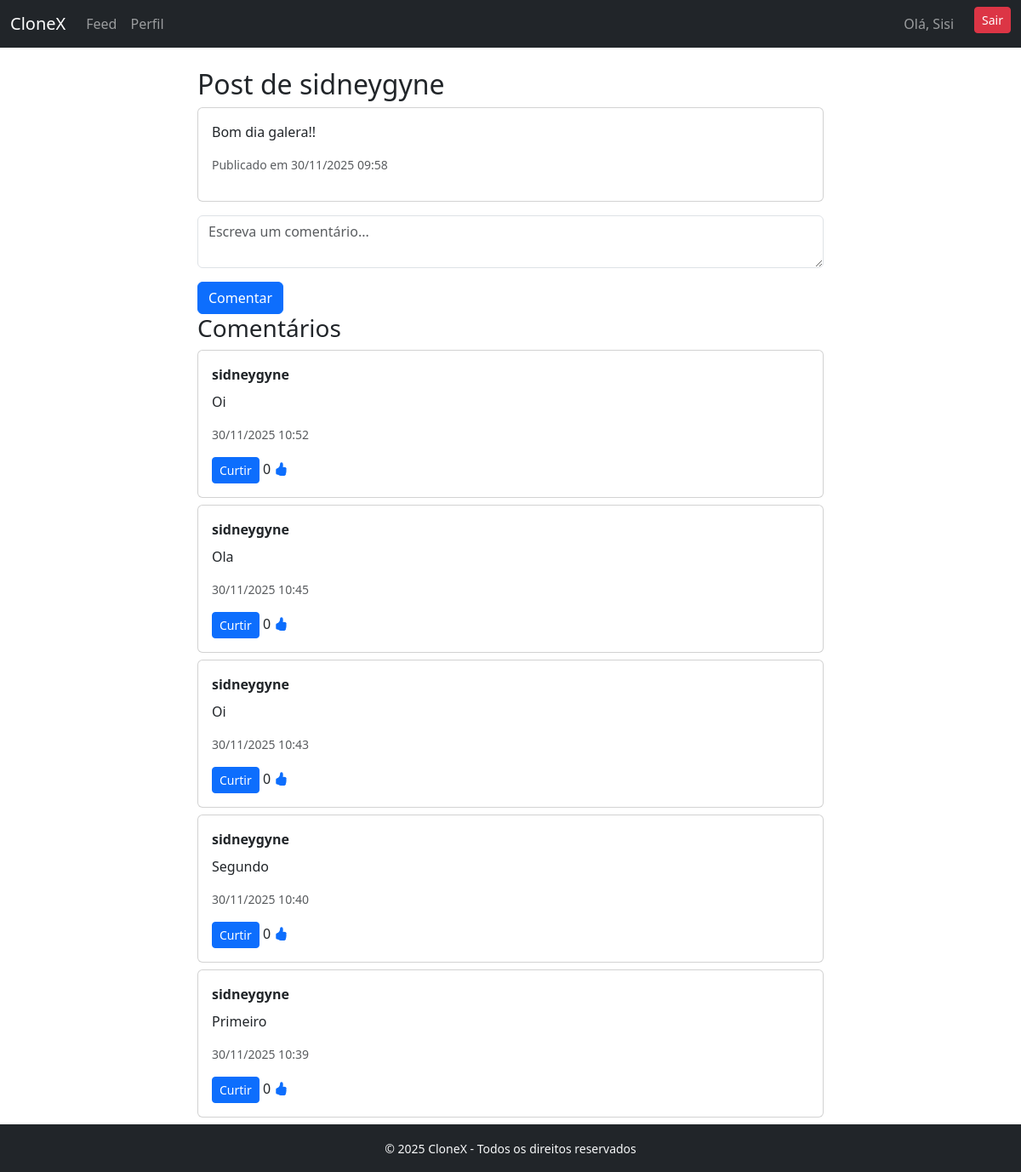
/comments/10/ (signed in), run on an earlier commit of the app's database.
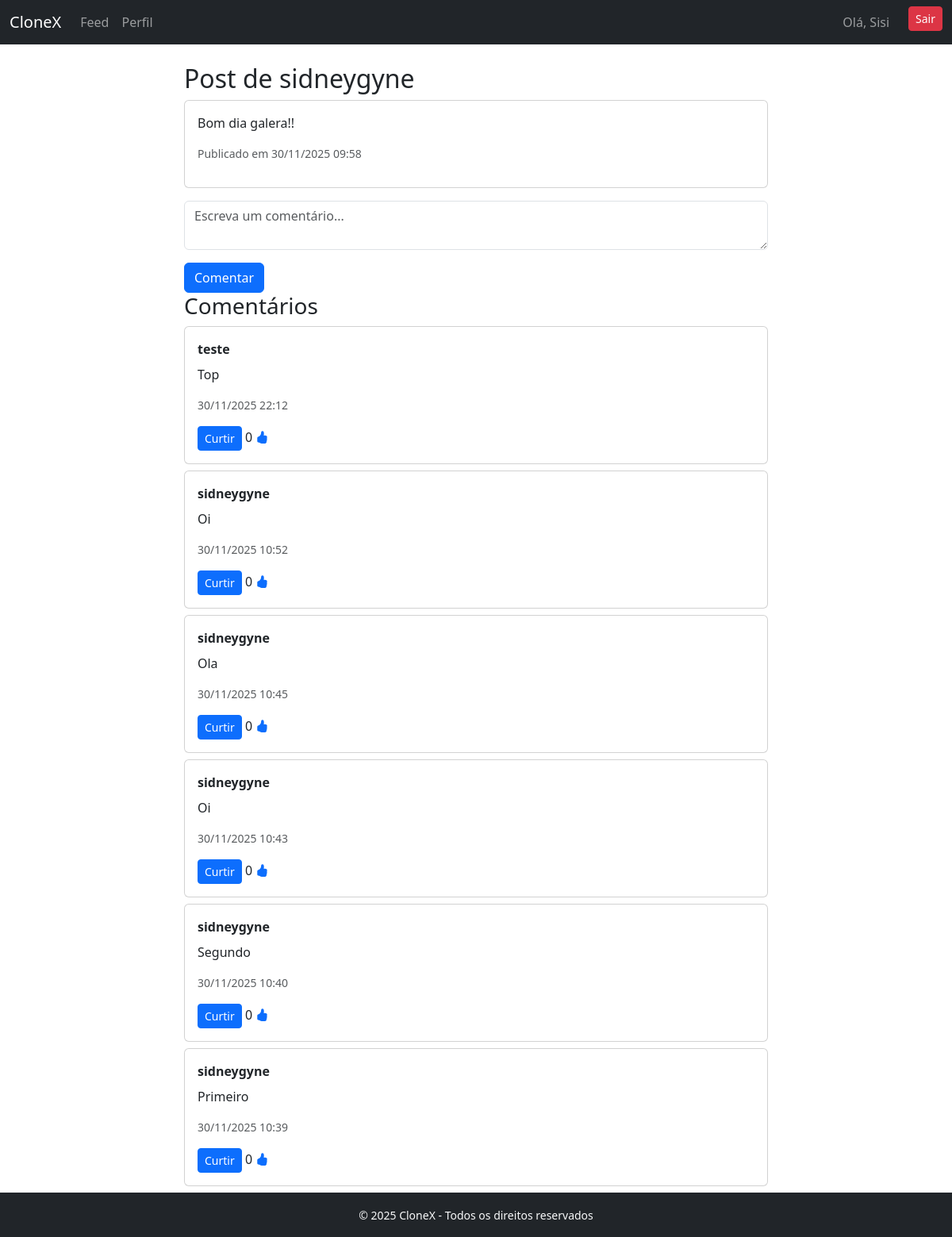
And on a later commit of the database.
### accounts/models.py (models this page shows, shortened)
class Profile(models.Model):
    user = models.OneToOneField(User, on_delete=models.CASCADE, related_name="profile")
    display_name = models.CharField(max_length=100, blank=True)
    avatar = models.ImageField(upload_to="avatars/", blank=True, null=True)
    bio = models.CharField(max_length=160, blank=True)
    created_at = models.DateTimeField(auto_now_add=True)

### social/models.py (models this page shows, shortened)
class Post(models.Model):
    author = models.ForeignKey(User, on_delete=models.CASCADE, related_name="posts")
    content = models.CharField(max_length=280)
    image = models.ImageField(upload_to="posts/", blank=True, null=True)
    created_at = models.DateTimeField(auto_now_add=True)

class Comment(models.Model):
    author = models.ForeignKey(
        User,
        related_name="user_comments",   # 🔹 comentários feitos pelo usuário
        on_delete=models.CASCADE
    )
    post = models.ForeignKey(
        Post,
        related_name="comments",        # 🔹 comentários do post
        on_delete=models.CASCADE
    )
    content = models.TextField()
    created_at = models.DateTimeField(auto_now_add=True)

### social/views.py (the view)
# urls.py: path("comments/<int:post_id>/", comments_view, name="comments"),
@login_required
def comments_view(request, post_id):
    post = get_object_or_404(Post, id=post_id)
    if request.method == "POST":
        form = CommentForm(request.POST)
        if form.is_valid():
            novo_comentario = form.save(commit=False)
            novo_comentario.post = post
            novo_comentario.author = request.user
            novo_comentario.save()
            return JsonResponse({
                "id": novo_comentario.id,
                "author": request.user.username,
                "content": novo_comentario.content,
                "created_at": localtime(novo_comentario.created_at).strftime("%d/%m/%Y %H:%M"),
                "total_comments": post.comments.count(),  # 🔹 contador atualizado
            })
    else:
        comments = Comment.objects.filter(post=post).order_by("-created_at")
        form = CommentForm()
        liked_comments = CommentLike.objects.filter(user=request.user).values_list("comment_id", flat=True)
        return render(request, "comments.html", {
            "post": post,
            "comments": comments,
            "form": form,
            "liked_comments": liked_comments,
        })

### social/forms.py
class CommentForm(forms.ModelForm):
    class Meta:
        model = Comment
        fields = ["content"]
        labels = {
            "content": ""
        }
        widgets = {
            "content": forms.Textarea(attrs={
                "class": "form-control w-100",
                "rows": 2,
                "placeholder": "Escreva um comentário..."
            }),
        }

### templates/comments.html (shortened to what this page needs)
{% extends "base.html" %} {% load static %} {% block content %}
<h2>Post de {{ post.author.username }}</h2>
<div class="card mb-3">
  <div class="card-body">
    <p>{{ post.content }}</p>
    <p class="text-muted small">
      Publicado em {{ post.created_at|date:"d/m/Y H:i" }}
    </p>
  </div>
</div>
<form
  method="post"
  action="{% url 'comments' post.id %}"
  class="comment-form"
  data-post-id="{{ post.id }}"
>
  {% csrf_token %} {{ form.as_p }}
  <button type="submit" class="btn btn-primary">Comentar</button>
</form>
<h3>Comentários</h3>
<div id="comments-list-{{ post.id }}">
  {% for comment in comments %}
  <div class="card mb-2">
    <div class="card-body">
      <strong>{{ comment.author.username }}</strong>
      <p class="pt-2">{{ comment.content }}</p>
      <p class="text-muted small">{{ comment.created_at|date:"d/m/Y H:i" }}</p>
      <form
        method="post"
        action="{% url 'toggle-comment-like' comment.id %}"
        class="comment-like-form d-inline"
        data-comment-id="{{ comment.id }}"
      >
        {% csrf_token %} {% if comment.id in liked_comments %}
        <button type="submit" class="btn btn-sm btn-danger">Descurtir</button>
        {% else %}
        <button type="submit" class="btn btn-sm btn-primary">Curtir</button>
        {% endif %}
      </form>
      <span id="comment-likes-count-{{ comment.id }}">
        <span class="like-number">{{ comment.likes.count }}</span>
        <i class="bi bi-hand-thumbs-up-fill text-primary"></i>
      </span>
    </div>
  </div>
  {% empty %}
  <p>Nenhum comentário ainda.</p>
  {% endfor %}
</div>
{% endblock %}

### templates/base.html (shortened to what this page needs)
{% load static %}
<!DOCTYPE html>
<html lang="pt-br">
<head>
  <link rel="stylesheet" href="{% static 'css/style.css' %}">
  <link rel="stylesheet" href="https://cdn.jsdelivr.net/npm/bootstrap@5.3.2/dist/css/bootstrap.min.css">
  <link rel="stylesheet" href="https://cdn.jsdelivr.net/npm/bootstrap-icons@1.11.1/font/bootstrap-icons.css">
</head>
{% load static %}
<body>
  <nav class="navbar navbar-expand-lg navbar-dark bg-dark">
    <div class="container-fluid">
      <a class="navbar-brand" href="/">CloneX</a>
      <div class="collapse navbar-collapse" id="navbarNav">
        <ul class="navbar-nav me-auto">
          <li class="nav-item"><a class="nav-link" href="/feed/">Feed</a></li>
          {% if user.is_authenticated %}
  <li class="nav-item">
    <a class="nav-link" href="{% url 'profile' user.username %}">Perfil</a>
  </li>
{% else %}
  <li class="nav-item">
    <a class="nav-link" href="{% url 'login' %}">Perfil</a>
  </li>
{% endif %}
        </ul>
        <ul class="navbar-nav">
          {% if user.is_authenticated %}
            <li class="nav-item pe-3"><span class="nav-link">Olá, {{ user.profile.display_name }}</span></li>
            <li class="nav-item p">
              <form method="post" action="{% url 'logout' %}">
                <button class="btn btn-danger btn-sm" type="submit">Sair</button>
              </form>
            </li>
          {% else %}
            <li class="nav-item"><a class="nav-link" href="{% url 'login' %}">Entrar</a></li>
            <li class="nav-item"><a class="nav-link" href="{% url 'register' %}">Registrar</a></li>
          {% endif %}
        </ul>
      </div>
    </div>
  </nav>
  <main class="container mt-4">
    <div class="row justify-content-center">
      <div class="col-md-8">
        {% block content %}{% endblock %}
      </div>
    </div>
  </main>
  <footer>
    <small>&copy; 2025 CloneX - Todos os direitos reservados</small>
  </footer>
</body>
</html>

### templates/base.html (style rules this page uses)
html, body { height: 100%; margin: 0; }
body { display: flex; flex-direction: column; min-height: 100vh; }
main { flex: 1; }
footer { background: #212529; color: #f8f9fa; text-align: center; padding: 1rem; }

What changed in the data, as far as the page shows it:
added Comment: author.username "teste", content "Top", created_at "30/11/2025 22:12", shows "Curtir", likes.count "0"
